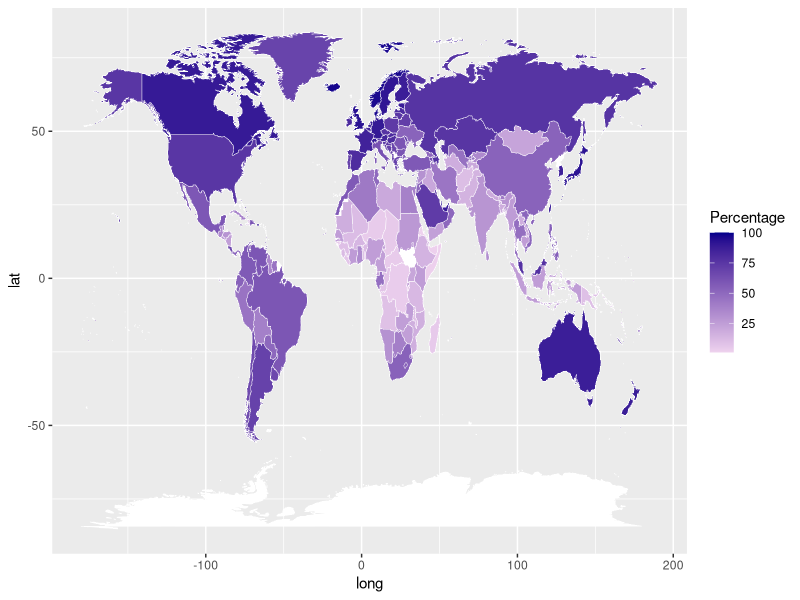
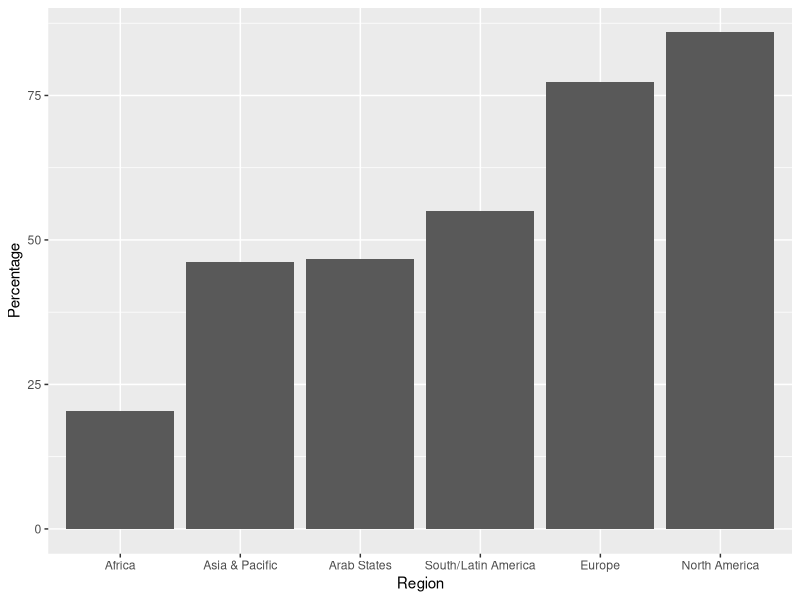
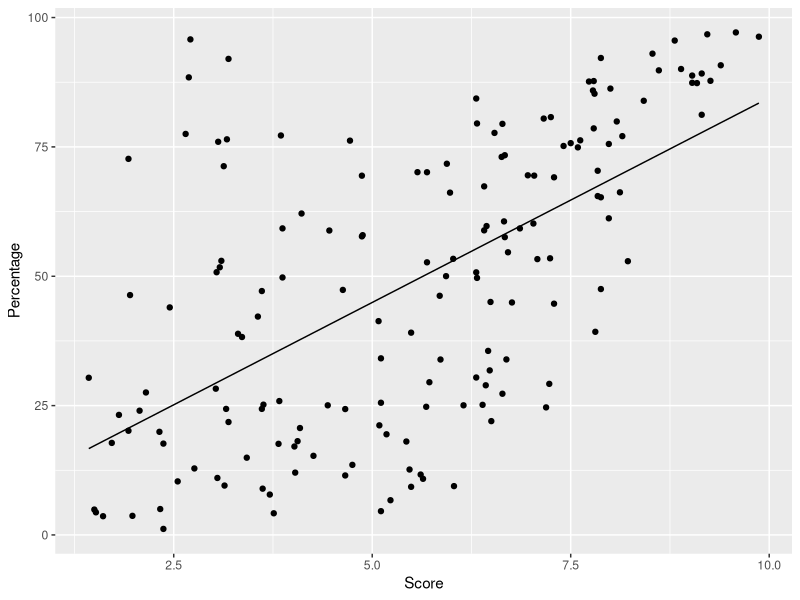
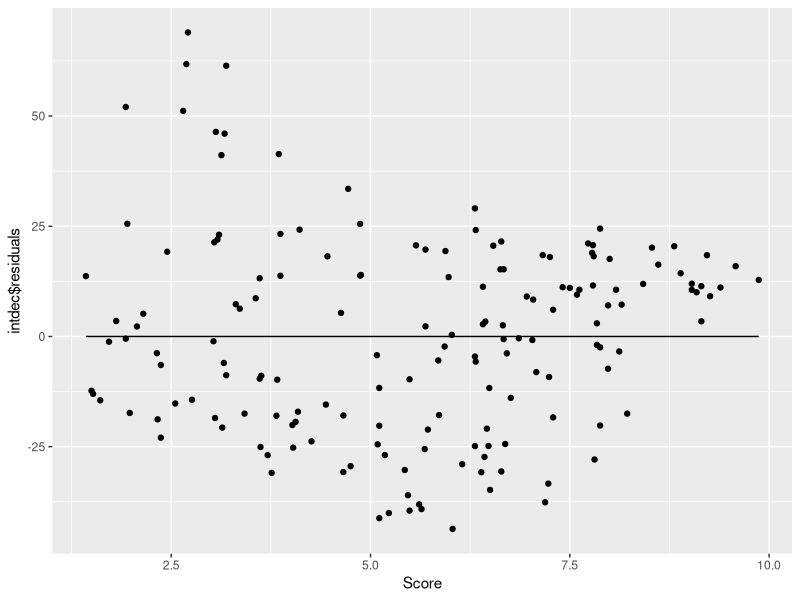
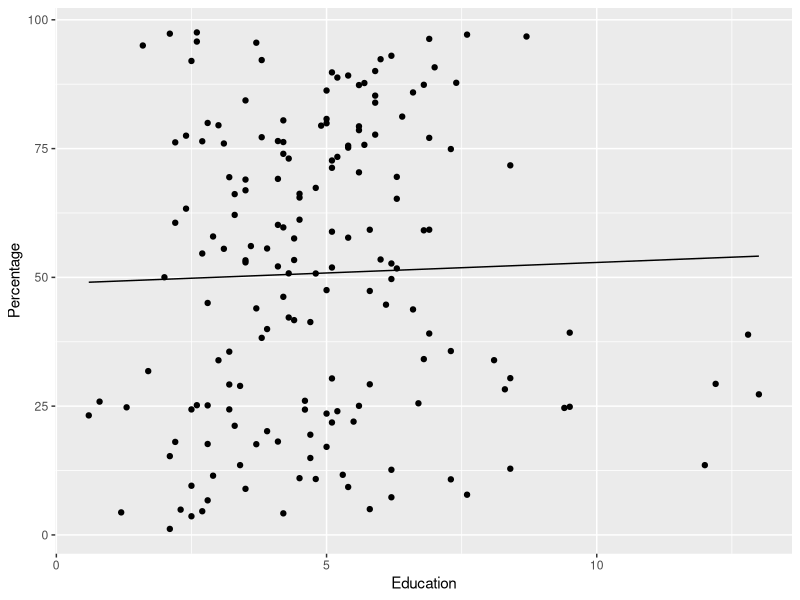
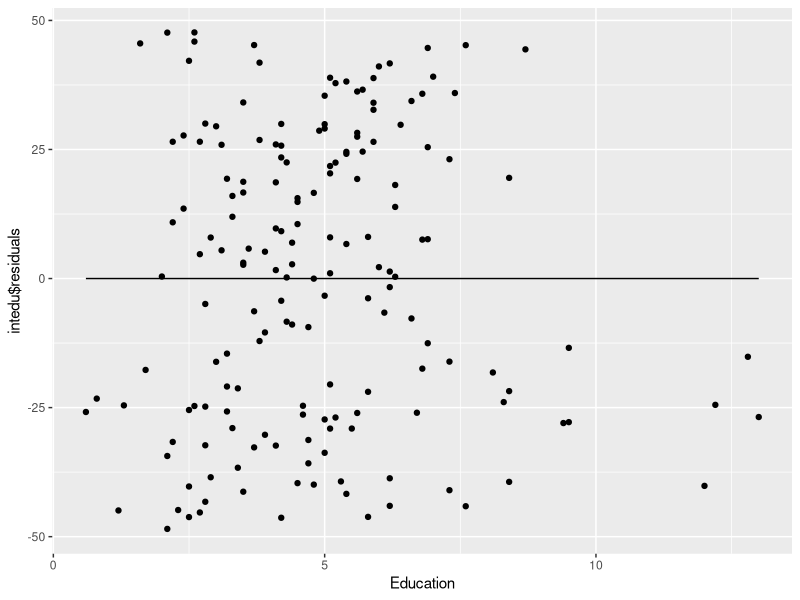
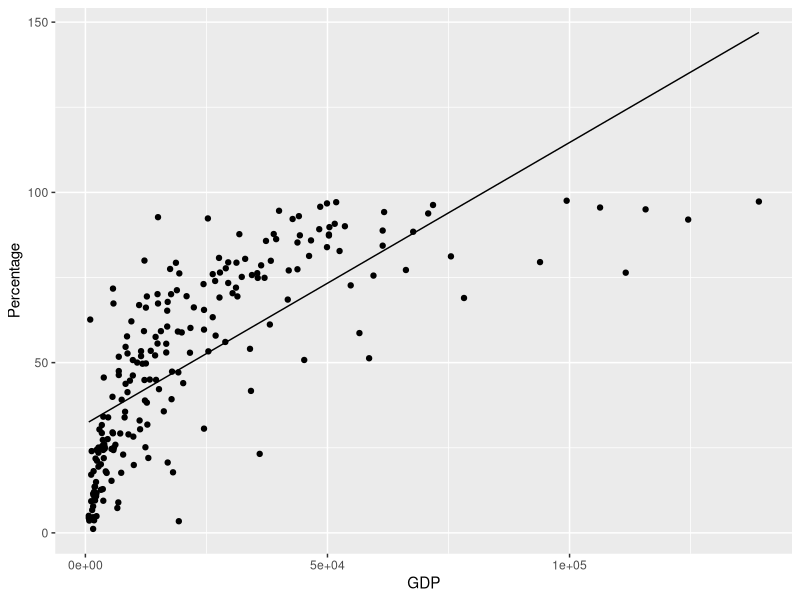
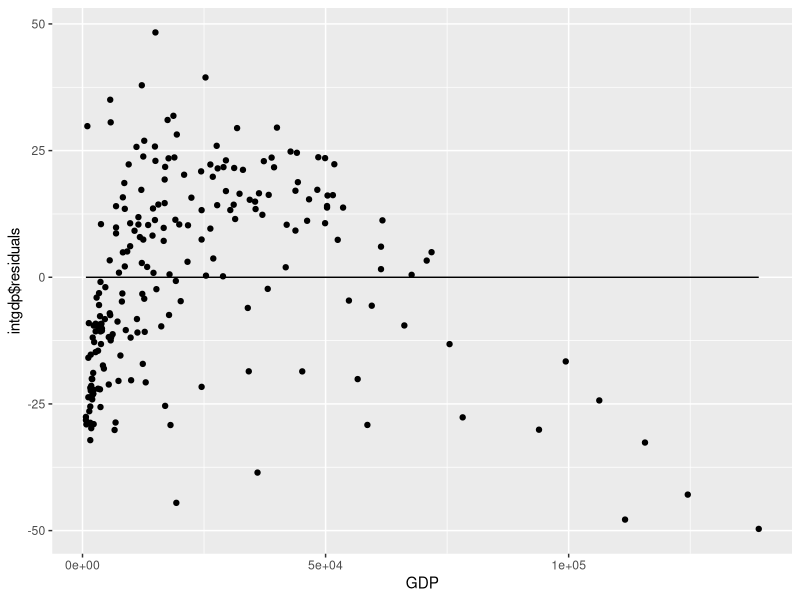

The R script that drew these images, in order:
## ---- chunk 1
library(tidyverse)
library(maps)
library(stringr)
## ---- chunk 2

democracyindex <- read_csv("democracyindex2017.csv")
democracyindex <- democracyindex %>%
  filter(Rank != "Rank") 
democracyindex$Rank <- str_replace_all(democracyindex$Rank, "=", "")
democracyindex <- type_convert(democracyindex)
sapply(democracyindex, class)
## ---- chunk 3
education <- read_csv("education_cia2017.csv")
sapply(education, class)
## ---- chunk 4
GDP <- read_csv("gdpppp_cia2017.csv")
GDP$`Date of Information` <- GDP$`Date of Information` %>%
  str_remove_all(" est.") %>%
  parse_number()
GDP$`GDP - PER CAPITA (PPP)` <- GDP$`GDP - PER CAPITA (PPP)` %>%
  str_remove_all("$")%>%
  parse_number
sapply(GDP, class)
## ---- chunk 5

healthexpend <- read_csv("healthexpend_cia2017.csv")
sapply(healthexpend, class)
## ---- chunk 6

internetusers <- read_csv("internetusers_cia2017.csv")
internetusers$`Date of Information` <- internetusers$`Date of Information` %>%
  str_remove_all(" est.") %>%
  parse_number()
sapply(internetusers, class)
## ---- chunk 7

population <- read_csv("population_cia2017.csv")
population$`Date of Information` <- population$`Date of Information` %>%
  str_remove_all(" est.")%>%
  parse_number()
sapply(population, class)
## ---- chunk 8

phonelines <- read_csv("telephonelines_cia2017.csv")
phonelines$`Date of Information` <- phonelines$`Date of Information` %>%
  str_remove_all(" est.") %>%
  parse_number()
sapply(phonelines, class)
## ---- chunk 9

regions <- read_csv("world_regions.csv")
regions$Region <- parse_factor(regions$Region)
regions$`Global South` <- parse_factor(regions$`Global South`)
colnames(regions)[colnames(regions)=="Global South"] <- "Global_South_North"
sapply(regions, class)
## ---- chunk 10
#Internet Users and Population
colnames(internetusers)[colnames(internetusers)== "INTERNET USERS"] = "Internet_Users"
colnames(population)[colnames(population)== "POPULATION"] = "Population"

internetusers$Country[internetusers$Country == "Swaziland"] <- "Eswatini"

intpop <- inner_join(internetusers, population, by = "Country") %>%
  select(Country, Internet_Users, Population) %>%
  mutate(Percentage = Internet_Users/Population*100) %>%
  filter(Percentage <= 100)

Palestine <- filter(internetusers, Internet_Users == 2673000)
Palestine <- inner_join(Palestine, population, by = "Country")
PalestinePop = sum(Palestine$Population)

intpop$Country[100] <- "Palestine"
intpop$Population[100] <- PalestinePop
intpop$Percentage[100] <- intpop$Internet_Users[100]/intpop$Population[100]*100
intpop
## ---- chunk 11
#Changing Intpop regions to match with world regions
world <- map_data("world")
intpop2 <- intpop %>% rename(region = Country)
intpop2$region[3] <- "USA"
intpop2$region[16] <- "South Korea"
intpop2$region[10] <- "UK"
intpop2$region[66] <- "Ivory Coast"
intpop2$region[intpop2$region == "Czechia"] <- "Czech Republic"
intpop2$region[intpop2$region == "Congo, Democratic Republic of the"] <-  "Democratic Republic of the Congo"
intpop2$region[intpop2$region == "Congo, Republic of the"] <-  "Republic of Congo"
intpop2$region[intpop2$region == "Burma"] <-  "Myanmar"
intpop2$region[intpop2$region == "Gambia, The"] <-  "Gambia"
intpop2$region[intpop2$region == "Cabo Verde"] <-  "Cape Verde"
intpop2$region[intpop2$region == "Bahamas, The"] <-  "Bahamas"
intpop2$region[intpop2$region == "Micronesia, Federated States of"] <-  "Micronesia"
intpop2$region[intpop2$region == "Eswatini"] <- "Swaziland"

world$region[world$region == "Trinidad"] <- "Trinidad and Tobago"
world$region[world$region == "Tobago"] <- "Trinidad and Tobago"
world$region[world$region == "Saint Vincent"] <- "Saint Vincent and the Grenadines"
world$region[world$region == "Grenadines"] <- "Saint Vincent and the Grenadines"
world$region[world$region == "Antigua"] <- "Antigua and Barbuda"
world$region[world$region == "Barbuda"] <- "Antigua and Barbuda"
world$region[world$region == "Saint Kitts"] <- "Saint Kitts and Nevis"
world$region[world$region == "Nevis"] <- "Saint Kitts and Nevis"

intpop2 <- semi_join(intpop2, world, by = "region")
gg <- ggplot()

gg <- gg + geom_map(
  data = world,
  map = world,
  aes(x = long, y = lat, map_id = region),
  fill = "#ffffff",
  color = "#ffffff",
  size = 0.20
  )

gg <- gg + geom_map(
  data = intpop2,
  map = world,
  aes(fill = Percentage, map_id = region),
  color = "#ffffff",
  size = 0.15
  )
  
  gg <- gg + scale_fill_continuous(low = 'thistle2', high = 'darkblue',
  guide = 'colorbar')
  gg
## ---- chunk 12
regions$Country[regions$Country == "Russian Federation"] <- 'Russia'
regions$Country[regions$Country == "Korea, Democratic People's Republic of"] <- "North Korea"
regions$Country[regions$Country == "Korea, Republic of"] <- "South Korea"
regions$Country[regions$Country == "Iran, Islamic Republic of"] <- "Iran"
regions$Country[regions$Country == "Tanzania, United Republic of"] <- "Tanzania"
regions$Country[regions$Country == "C?te D'Ivoire"] <- "Ivory Coast"
regions$Country[regions$Country == "Syrian Arab Republic"] <- "Syria"
regions$Country[regions$Country == "Congo, The Democratic Republic of the"] <- "Democratic Republic of the Congo"
regions$Country[regions$Country == "Congo"] <- "Republic of Congo"
regions$Country[regions$Country == "Moldova, Republic of"] <- "Moldova"
regions$Country[regions$Country == "Lao People's Democratic Republic"] <- "Laos"
regions$Country[regions$Country == "Brunei Darussalam"] <- "Brunei"
regions$Country[regions$Country == "Cura?ao"] <- "Curacao"
regions$Country[regions$Country == "Micronesia, Federated States of"] <- "Micronesia"
regions$Country[regions$Country == "Virgin Islands, British"] <-  "British Virgin Islands"
regions$Country[regions$Country == "Virgin Islands, U.S."] <-  "U.S. Virgin Islands"
regions$Country[regions$Country == "Palestinian Territory"] <- "Palestine"
regions$Region[regions$Region == "Asic & Pacific"] <- "Asia & Pacific"

intpop3 <- intpop
intpop3$Country[intpop3$Country == "Korea, South"] <- "South Korea"
intpop3$Country[intpop3$Country == "Burma"] <-  "Myanmar"
intpop3$Country[intpop3$Country == "Czechia"] <- "Czech Republic"
intpop3$Country[intpop3$Country == "Congo, Democratic Republic of the"] <-  "Democratic Republic of the Congo"
intpop3$Country[intpop3$Country == "Congo, Republic of the"] <-  "Republic of Congo"
intpop3$Country[intpop3$Country == "Bahamas, The"] <-  "Bahamas"
intpop3$Country[intpop3$Country == "Virgin Islands"] <-  "U.S. Virgin Islands"
intpop3$Country[intpop3$Country == "Cote d'Ivoire"] <-  "Ivory Coast"
intpop3$Country[intpop3$Country == "Eswatini"] <-  "Swaziland"
intpop3$Country[intpop3$Country == "Cabo Verde"] <-  "Cape Verde"
intpop3$Country[intpop3$Country == "Gambia, The"] <-  "Gambia"
intpop3$Country[intpop3$Country == "Micronesia, Federated States of"] <-  "Micronesia"
intpop3$Country[intpop3$Country == "Falkland Islands (Islas Malvinas)"] <-  "Falkland Islands (Malvinas)"
intpop3$Country[intpop3$Country == "Saint Helena, Ascension, and Tristan da Cunha"] <-  "Saint Helena"

intreg <- inner_join(intpop3, regions, by = "Country") %>%
  filter(Region != 'Unknown') %>%
  group_by(Region) %>%
  summarise(Percentage=mean(as.numeric(Percentage)))
intreg$Region <- fct_reorder(intreg$Region,intreg$Percentage)
ggplot(data=intreg, aes(x=Region, y=Percentage)) + geom_bar(stat="identity")
## ---- chunk 13
intpop4 <- intpop3
democracyindex$Country[democracyindex$Country == "Republic of China (Taiwan)"] <- "Taiwan"
intpop4$Country[intpop4$Country == "Republic of Congo"] <- "Republic of the Congo"
intdec <- inner_join(democracyindex, intpop4, by = "Country")
intdec <- inner_join(intdec, regions, by = "Country") %>%
  select(Country, Score, Percentage, Region) %>%
  arrange(desc(Score))
intdec

c <- paste0("Correlation Coefficient: ", cor(intdec$Score, intdec$Percentage))

intdec <- lm(Percentage~Score, data = intdec)
ggplot(data=intdec) + geom_point(mapping=aes(x=Score, y=Percentage))+geom_line(mapping=aes(x=Score, y = intdec$fitted.values))
ggplot(intdec, aes(x=Score, y=intdec$residuals)) + geom_point() + geom_line(y=0)
summary(intdec)
l <- sprintf("Regression Line: y = %gx + %g", 8.0029,4.6709)
r <- paste0("Multiple R-Squared: ", 0.3758)

writeLines(c)
writeLines(r)
writeLines(l)
## ---- chunk 14
education$Country[education$Country == "Czechia"] <- "Czech Republic"
education$Country[education$Country == "Korea, South"] <- "South Korea"
education$Country[education$Country == "Cabo Verde"] <- "Cape Verde"
education$Country[education$Country == "Cote d'Ivoire"] <- "Ivory Coast"
education$Country[education$Country == "Congo, Republic of the"] <- "Republic of Congo"
education$Country[education$Country == "Gambia, The"] <- "Gambia"
education$Country[education$Country == "Congo, Democratic Republic of the"] <- "Democratic Republic of the Congo"
education$Country[education$Country == "Burma"] <- "Myanmar"

intedu <- inner_join(education, intpop3, by = "Country") %>%
  select(Country,`(% OF GDP)`,Percentage)
colnames(intedu)[colnames(intedu)=="(% OF GDP)"] <- "Education" 
arrange(intedu, desc(Education))
c <- paste0("Correlation Coefficient: ", cor(intedu$Education, intedu$Percentage))

intedu <- lm(Percentage~Education, data = intedu)
ggplot(data=intedu) + geom_point(mapping=aes(x=Education, y=Percentage))+geom_line(mapping=aes(x=Education, y = intedu$fitted.values))
ggplot(intedu, aes(x=Education, y=intedu$residuals)) + geom_point() + geom_line(y=0)
summary(intedu)
l <- sprintf("Regression Line: y = %gx + %g", 0.4084,48.8111)
r <- paste0("Multiple R-Squared: ", 0.000977)

writeLines(c)
writeLines(r)
writeLines(l)
## ---- chunk 15
GDP$Country[GDP$Country == "Czechia"] <- "Czech Republic"
GDP$Country[GDP$Country == "Korea, South"] <- "South Korea"
GDP$Country[GDP$Country == "Cabo Verde"] <- "Cape Verde"
GDP$Country[GDP$Country == "Cote d'Ivoire"] <- "Ivory Coast"
GDP$Country[GDP$Country == "Congo, Republic of the"] <- "Republic of Congo"
GDP$Country[GDP$Country == "Gambia, The"] <- "Gambia"
GDP$Country[GDP$Country == "Congo, Democratic Republic of the"] <- "Democratic Republic of the Congo"
GDP$Country[GDP$Country == "Burma"] <- "Myanmar"
GDP$Country[GDP$Country == "Bahamas, The"] <-  "Bahamas"
GDP$Country[GDP$Country == "Cote d'Ivoire"] <-  "Ivory Coast"
GDP$Country[GDP$Country == "Eswatini"] <-  "Swaziland"
GDP$Country[GDP$Country == "Micronesia, Federated States of"] <-  "Micronesia"
GDP$Country[GDP$Country == "Falkland Islands (Islas Malvinas)"] <-  "Falkland Islands (Malvinas)"
GDP$Country[GDP$Country == "Saint Helena, Ascension, and Tristan da Cunha"] <-  "Saint Helena"

intgdp <- inner_join(intpop3, GDP, by = "Country") %>%
  select(Country, `GDP - PER CAPITA (PPP)`, Percentage)
colnames(intgdp)[colnames(intgdp)=="GDP - PER CAPITA (PPP)"] <- "GDP" 
arrange(intgdp, desc(GDP))
c <- paste0("Correlation Coefficient: ", cor(intgdp$GDP, intgdp$Percentage))


intgdp <- lm(Percentage~GDP, data = intgdp)
ggplot(data=intgdp) + geom_point(mapping=aes(x=GDP, y=Percentage))+geom_line(mapping=aes(x=GDP, y = intgdp$fitted.values))
ggplot(intgdp, aes(x=GDP, y=intgdp$residuals)) + geom_point() + geom_line(y=0)
summary(intgdp)
l <- sprintf("Regression Line: y = %gx + %g", 0.00083,31.99)
r <- paste0("Multiple R-Squared: ", 0.5302)

writeLines(r)
writeLines(l)
writeLines(c)
## ---- chunk 16
healthexpend$Country[healthexpend$Country == "Czechia"] <- "Czech Republic"
healthexpend$Country[healthexpend$Country == "Korea, South"] <- "South Korea"
healthexpend$Country[healthexpend$Country == "Cabo Verde"] <- "Cape Verde"
healthexpend$Country[healthexpend$Country == "Cote d'Ivoire"] <- "Ivory Coast"
healthexpend$Country[healthexpend$Country == "Congo, Republic of the"] <- "Republic of Congo"
healthexpend$Country[healthexpend$Country == "Gambia, The"] <- "Gambia"
healthexpend$Country[healthexpend$Country == "Congo, Democratic Republic of the"] <- "Democratic Republic of the Congo"
healthexpend$Country[healthexpend$Country == "Burma"] <- "Myanmar"
healthexpend$Country[healthexpend$Country == "Bahamas, The"] <-  "Bahamas"
healthexpend$Country[healthexpend$Country == "Cote d'Ivoire"] <-  "Ivory Coast"
healthexpend$Country[healthexpend$Country == "Micronesia, Federated States of"] <-  "Micronesia"

inthealth <- inner_join(healthexpend, intpop3, by = "Country") %>%
  select(Country, `(% OF GDP)`, Percentage)
colnames(inthealth)[colnames(inthealth)=="(% OF GDP)"] <- "Health" 
arrange(inthealth, desc(Health))
c <- paste0("Correlation Coefficient: ", cor(inthealth$Health, inthealth$Percentage))

inthealth <- lm(Percentage~Health, data = inthealth)
ggplot(data=inthealth) + geom_point(mapping=aes(x=Health, y=Percentage))+geom_line(mapping=aes(x=Health, y = inthealth$fitted.values))
ggplot(inthealth, aes(x=Health, y=inthealth$residuals)) + geom_point() + geom_line(y=0)
summary(inthealth)
l <- sprintf("Regression Line: y = %gx + %g", 2.83,29.21)
r <- paste0("Multiple R-Squared: ", 0.08308)
writeLines(r)
writeLines(c)
writeLines(l)
## ---- chunk 17
phonelines$Country[phonelines$Country == "Czechia"] <- "Czech Republic"
phonelines$Country[phonelines$Country == "Korea, South"] <- "South Korea"
phonelines$Country[phonelines$Country == "Cabo Verde"] <- "Cape Verde"
phonelines$Country[phonelines$Country == "Cote d'Ivoire"] <- "Ivory Coast"
phonelines$Country[phonelines$Country == "Congo, Republic of the"] <- "Republic of Congo"
phonelines$Country[phonelines$Country == "Gambia, The"] <- "Gambia"
phonelines$Country[phonelines$Country == "Burma"] <- "Myanmar"
phonelines$Country[phonelines$Country == "Bahamas, The"] <-  "Bahamas"
phonelines$Country[phonelines$Country == "Cote d'Ivoire"] <-  "Ivory Coast"
phonelines$Country[phonelines$Country == "Micronesia, Federated States of"] <-  "Micronesia"
phonelines$Country[phonelines$Country == "Eswatini"] <- "Swaziland"
phonelines$Country[phonelines$Country == "Falkland Islands (Islas Malvinas)"] <-  "Falkland Islands (Malvinas)"
phonelines$Country[phonelines$Country == "Saint Helena, Ascension, and Tristan da Cunha"] <-  "Saint Helena"
palestinephones <- phonelines$`TELEPHONES - MAIN LINES IN USE`[101] +phonelines$`TELEPHONES - MAIN LINES IN USE`[98]
phonelines$Country[98] <- "Palestine"
phonelines$`TELEPHONES - MAIN LINES IN USE`[98] <- palestinephones

intphone <- inner_join(phonelines, intpop3, by = "Country") %>%
  select(Country, `TELEPHONES - MAIN LINES IN USE`, Percentage, Population)
colnames(intphone)[colnames(intphone)=="TELEPHONES - MAIN LINES IN USE"] <- "Phonelines" 
intphone <- mutate(intphone, Phoneline.Per.Person = Phonelines/Population)
arrange(intphone, desc(Phoneline.Per.Person))
c <- paste0("Correlation Coefficient: ", cor(intphone$Phoneline.Per.Person, intphone$Percentage))

intphone <- lm(Percentage~Phoneline.Per.Person, data = intphone)
ggplot(data=intphone) + geom_point(mapping=aes(x=Phoneline.Per.Person, y=Percentage))+geom_line(mapping=aes(x=Phoneline.Per.Person, y = intphone$fitted.values))
ggplot(intphone, aes(x=Phoneline.Per.Person, y=intphone$residuals)) + geom_point() + geom_line(y=0)
summary(intphone)
l <- sprintf("Regression Line: y = %gx + %g", 88.990,33.362)
r <- paste0("Multiple R-Squared: ", 0.4638)
writeLines(r)
writeLines(c)
writeLines(l)
